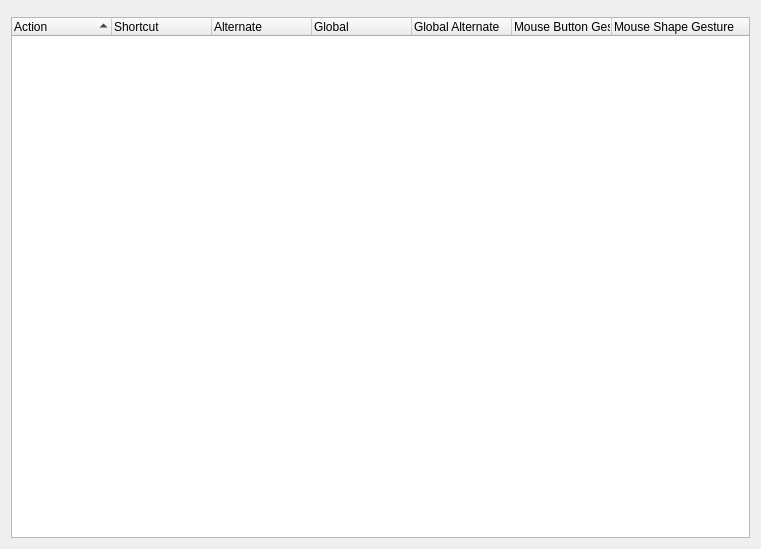
<ui version="4.0" >
 <class>KShortcutsDialog</class>
 <widget class="QWidget" name="KShortcutsDialog" >
  <property name="geometry" >
   <rect>
    <x>0</x>
    <y>0</y>
    <width>761</width>
    <height>549</height>
   </rect>
  </property>
  <layout class="QVBoxLayout" name="verticalLayout" >
   <item>
    <widget class="KTreeWidgetSearchLineWidget" name="searchFilter" >
     <property name="whatsThis" >
      <string>Search interactively for shortcut names (e.g. Copy) or combination of keys (e.g. Ctrl+C) by typing them here.</string>
     </property>
    </widget>
   </item>
   <item>
    <widget class="QTreeWidget" name="list" >
     <property name="whatsThis" >
      <string>Here you can see a list of key bindings, i.e. associations between actions (e.g. 'Copy') shown in the left column and keys or combination of keys (e.g. Ctrl+V) shown in the right column.</string>
     </property>
     <property name="rootIsDecorated" >
      <bool>true</bool>
     </property>
     <property name="sortingEnabled" >
      <bool>true</bool>
     </property>
     <column>
      <property name="text" >
       <string>Action</string>
      </property>
     </column>
     <column>
      <property name="text" >
       <string>Shortcut</string>
      </property>
     </column>
     <column>
      <property name="text" >
       <string>Alternate</string>
      </property>
     </column>
     <column>
      <property name="text" >
       <string>Global</string>
      </property>
     </column>
     <column>
      <property name="text" >
       <string>Global Alternate</string>
      </property>
     </column>
     <column>
      <property name="text" >
       <string>Mouse Button Gesture</string>
      </property>
     </column>
     <column>
      <property name="text" >
       <string>Mouse Shape Gesture</string>
      </property>
     </column>
    </widget>
   </item>
  </layout>
 </widget>
 <customwidgets>
  <customwidget>
   <class>KTreeWidgetSearchLineWidget</class>
   <extends>QWidget</extends>
   <header>ktreewidgetsearchlinewidget.h</header>
  </customwidget>
 </customwidgets>
 <resources/>
 <connections/>
</ui>
